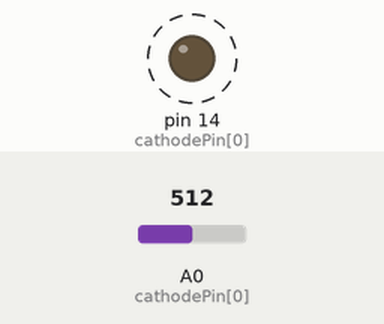
Recording of a sketch running on a simulated Arduino Uno, built with avr-gcc and run on an emulated ATmega328P. Parts: output pins drawn as LEDs (lit = HIGH). Dashed ring = blinking. The test bench sets the inputs (shaded band); at power-on: A0 (cathodePin[0]) = 512. Pins used as bus, display or sensor lines are not drawn; what the sketch prints to the serial monitor is not drawn.

Above: at 0.5 s.
Timing chart, 0 to 3.0 s (numbered marks = the images above):
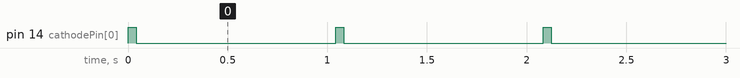

Measured:
- by itself, pin 14 (cathodePin[0]): alternates HIGH for 0.04 s and LOW for 1.0 s

The sketch:

LedSense.ino
```cpp
#define numSensors 1    // Number of LED sensors - 6 is the maximum you can wire up
//variables setup

  unsigned long start;
  unsigned long finish;

  byte anodePin[] =  { 7 };
  byte cathodePin[] = { 14 }; // the analogue input pins 0 to 5 when used digitally
  int results[6];
  int refLevel[6];

//setup: declaring inputs and outputs and begin serial
void setup() {
    _SFR_IO8(0x35) |= 0x10;   // global disable pull up resistors
  for(int i=0; i<numSensors; i++){
  digitalWrite(anodePin[i],LOW); // ensure pins go low immediatly after initilising them to outputs
  pinMode(anodePin[i],OUTPUT);   // declare the anode pins as outputs
  pinMode(cathodePin[i],INPUT); // declare the cathode pins as inputs
  }
   //start serial with baud rate 38400
  Serial.begin(1200);
}

//loop: light and then read LEDs
void loop () {


  start = micros();


  // turn all LEDs on
  for(int i=0; i<numSensors; i++){
    digitalWrite(anodePin[i],HIGH);
    pinMode(cathodePin[i],OUTPUT);    // Enable cathode pins as outputs
    digitalWrite(cathodePin[i],LOW);  // Turn ON LED
  }
   // charge up LEDs cathode = HIGH, anode = LOW
   for(int i=0; i<numSensors; i++){
    digitalWrite(cathodePin[i],HIGH);
    digitalWrite(anodePin[i],LOW);
  }
     // Put cathode pins into measuring state (analogue input)
    for(int i=0; i<numSensors; i++){
    pinMode(cathodePin[i],INPUT);
  }

  // Take a reading of the voltage level on the inputs to get a referance level before discharge
   for(int i=0; i<numSensors; i++){
     results[i] = analogRead(i);  // Store the referance level
  }
  //**********************************************************
  delay(40);  // LED discharge time or photon intergration time
              // The larger this is, the more sensitave is the system
  //**********************************************************

 // Read the sensors after discharge to measure the incedent light
      for(int i=numSensors-1; i>-1; i--){  // reverse order reduces start to finish cross talk
     results[i] -= analogRead(i);     // subtract current reading from the referance to give the drop
     pinMode(cathodePin[i],OUTPUT);   // by discharging the LED immediatly the charge on the A/D input is removed and
     digitalWrite(cathodePin[i],LOW); // the cross talk between sensors is reduce
  }

    // print out the results or send it to Processing
    for(int i = 0; i<numSensors; i++){

        float voltage = (results[i] * 5.0) / 1023.0;
        Serial.println(voltage,4);


   // Serial.print(results[i],DEC);
    //Serial.print(" ");
  }

  finish = micros();
  float time = (finish - start) /1000 ;
  Serial.println(time);


    //Serial.println(" ");

  delay(1000);
}
```
